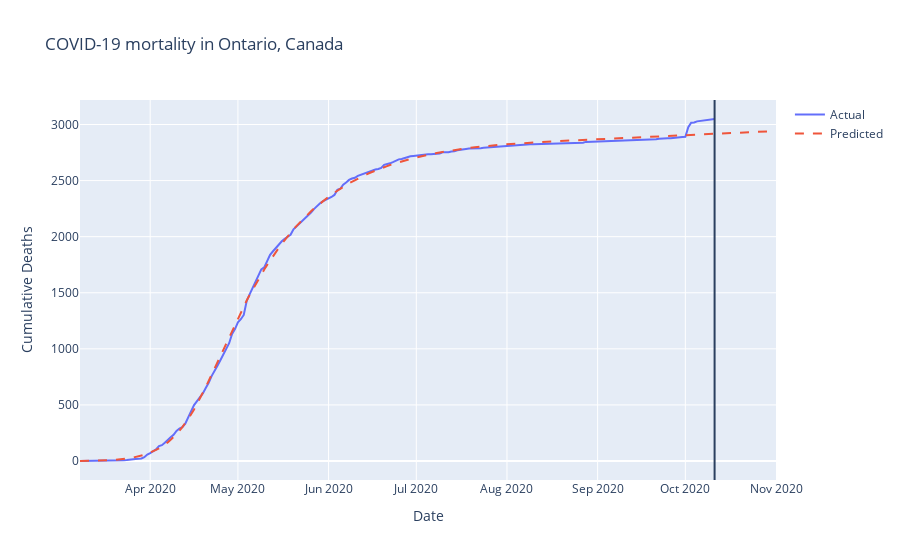

The notebook cell this image was saved under:
### Code cell
# Plot results
plot_predictions(mortality_pred)

### Figure 1 — Plotly figure (JSON) as saved in the notebook; plotly's stock layout.template omitted (floating-point values rounded to 4 significant figures; data arrays with more than 128 entries replaced by an {"elided": "..."} marker saying what was removed)
{"data": [{"mode": "lines", "name": "Actual", "type": "scatter", "x": {"elided": "239 str values"}, "y": {"elided": "239 int values"}}, {"line": {"dash": "dash"}, "mode": "lines", "name": "Predicted", "type": "scatter", "x": {"elided": "239 str values"}, "y": {"elided": "239 float values"}}], "layout": {"autosize": true, "shapes": [{"type": "line", "x0": "2020-10-11", "x1": "2020-10-11", "xref": "x", "y0": 0, "y1": 1, "yref": "paper"}], "title": {"text": "COVID-19 mortality in Ontario, Canada"}, "xaxis": {"autorange": true, "range": ["2020-03-08", "2020-11-01"], "title": {"text": "Date"}, "type": "date"}, "yaxis": {"autorange": true, "range": [-169.4, 3218.0], "title": {"text": "Cumulative Deaths"}, "type": "linear"}}}
